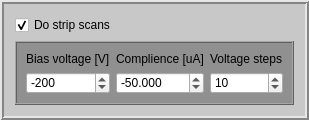
    <widget class="QFrame" name="generalstripsettings">
     <property name="maximumSize">
      <size>
       <width>16777215</width>
       <height>300</height>
      </size>
     </property>
     <property name="autoFillBackground">
      <bool>false</bool>
     </property>
     <property name="styleSheet">
      <string notr="true">QFrame { background : rgb(200, 200, 200) }  </string>
     </property>
     <property name="frameShape">
      <enum>QFrame::Box</enum>
     </property>
     <property name="frameShadow">
      <enum>QFrame::Raised</enum>
     </property>
     <property name="lineWidth">
      <number>2</number>
     </property>
     <layout class="QVBoxLayout" name="verticalLayout_4">
      <item>
       <widget class="QCheckBox" name="dostripscans_checkBox">
        <property name="text">
         <string>Do strip scans</string>
        </property>
        <property name="checked">
         <bool>true</bool>
        </property>
       </widget>
      </item>
      <item>
       <widget class="QFrame" name="generalstripscan_label">
        <property name="maximumSize">
         <size>
          <width>16777215</width>
          <height>80</height>
         </size>
        </property>
        <property name="font">
         <font>
          <weight>75</weight>
          <bold>true</bold>
          <underline>false</underline>
         </font>
        </property>
        <property name="autoFillBackground">
         <bool>false</bool>
        </property>
        <property name="styleSheet">
         <string notr="true">QFrame { background :rgb(144, 144, 144) }</string>
        </property>
        <property name="frameShape">
         <enum>QFrame::Box</enum>
        </property>
        <property name="frameShadow">
         <enum>QFrame::Raised</enum>
        </property>
        <layout class="QGridLayout" name="gridLayout_5">
         <item row="1" column="0">
          <widget class="QLabel" name="max_voltage_label_strip">
           <property name="text">
            <string>Bias voltage [V]</string>
           </property>
          </widget>
         </item>
         <item row="2" column="2">
          <widget class="QDoubleSpinBox" name="voltage_steps_strip">
           <property name="buttonSymbols">
            <enum>QAbstractSpinBox::UpDownArrows</enum>
           </property>
           <property name="decimals">
            <number>0</number>
           </property>
           <property name="maximum">
            <double>1000.000000000000000</double>
           </property>
           <property name="value">
            <double>10.000000000000000</double>
           </property>
          </widget>
         </item>
         <item row="2" column="0">
          <widget class="QDoubleSpinBox" name="max_voltage_strip">
           <property name="decimals">
            <number>0</number>
           </property>
           <property name="minimum">
            <double>-1000.000000000000000</double>
           </property>
           <property name="maximum">
            <double>0.000000000000000</double>
           </property>
           <property name="singleStep">
            <double>10.000000000000000</double>
           </property>
           <property name="value">
            <double>-200.000000000000000</double>
           </property>
          </widget>
         </item>
         <item row="1" column="2">
          <widget class="QLabel" name="voltages_steps_label_strip">
           <property name="text">
            <string>Voltage steps</string>
           </property>
          </widget>
         </item>
         <item row="2" column="1">
          <widget class="QDoubleSpinBox" name="complience_strip">
           <property name="decimals">
            <number>3</number>
           </property>
           <property name="minimum">
            <double>-1000.000000000000000</double>
           </property>
           <property name="maximum">
            <double>0.000000000000000</double>
           </property>
           <property name="singleStep">
            <double>0.100000000000000</double>
           </property>
           <property name="value">
            <double>-50.000000000000000</double>
           </property>
          </widget>
         </item>
         <item row="1" column="1">
          <widget class="QLabel" name="complience_label_strip">
           <property name="text">
            <string>Complience [uA]</string>
           </property>
          </widget>
         </item>
        </layout>
       </widget>
      </item>
     </layout>
    </widget>
